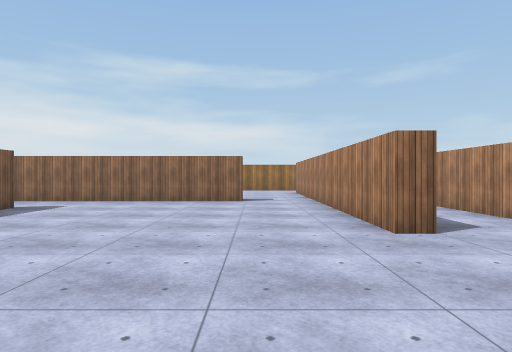
View 1 (above)

22 first-person views from a walk through a 3-D level made in the Unity game engine. The camera is 1.4 m above the floor, looks level and sees 75° across. The floor is counted in squares, 2 m on a side. Each view is taken from the middle of a square. On the plan, view 1 faces up. The plan holds only what a view shows up to about 10 squares ahead; the rest is blank. The player character is not drawn. Surface patterns are stand-ins for the level's own textures.

View 2
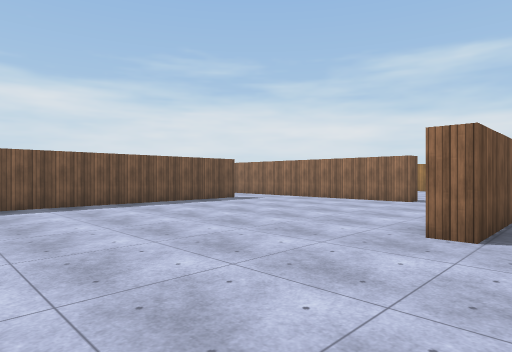

View 3
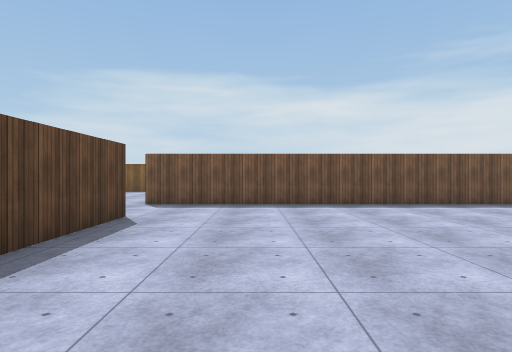

View 4
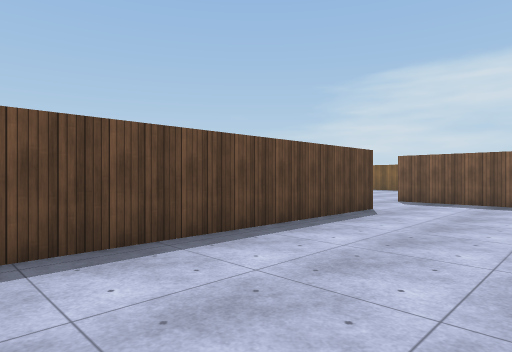

View 5
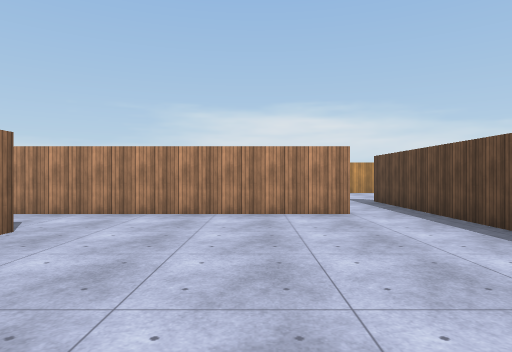

View 6
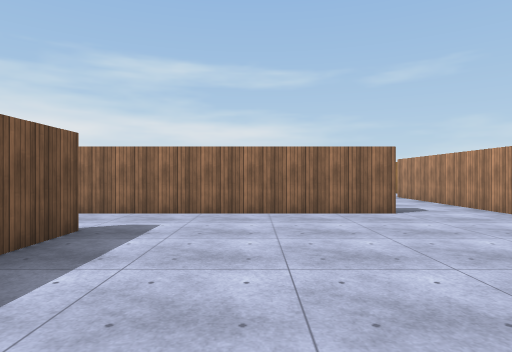

View 7
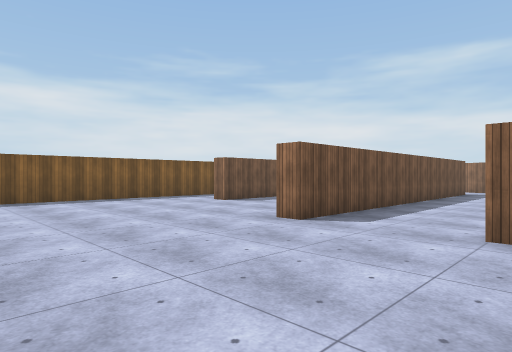

View 8
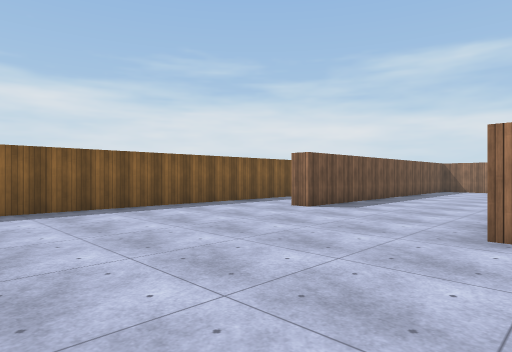

View 9
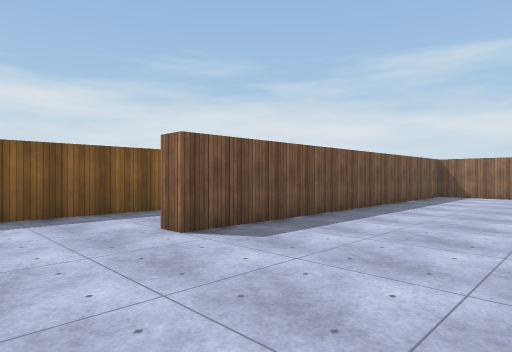

View 10
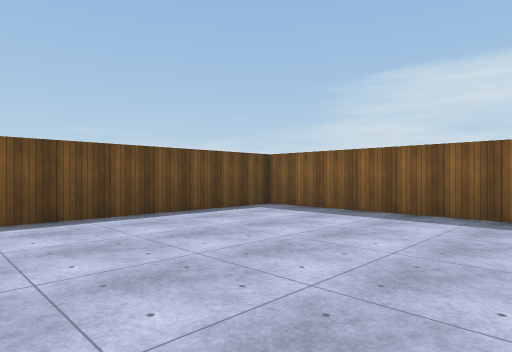

View 11
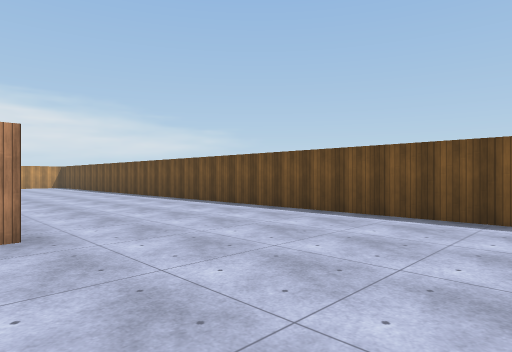

View 12
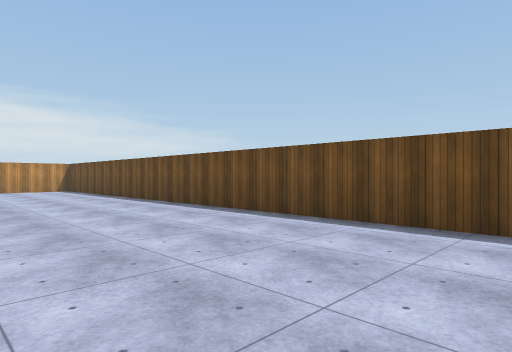

View 13
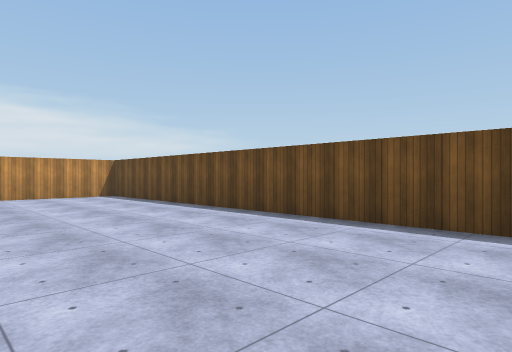

View 14
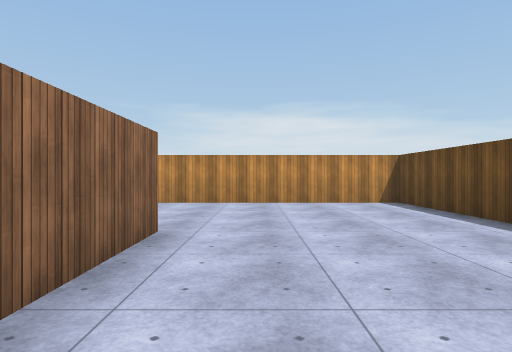

View 15
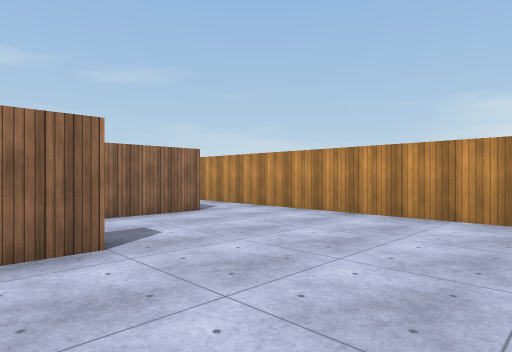

View 16
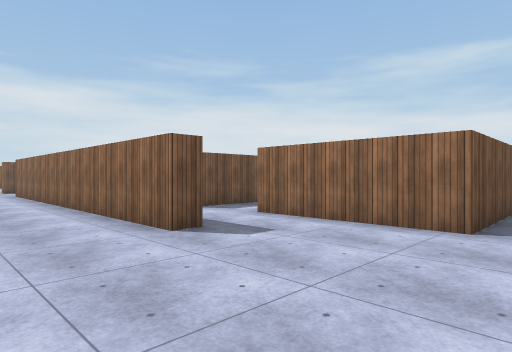

View 17
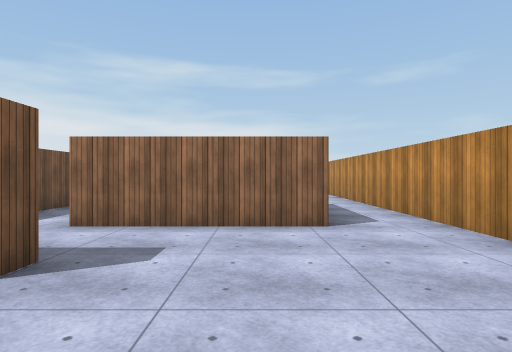

View 18
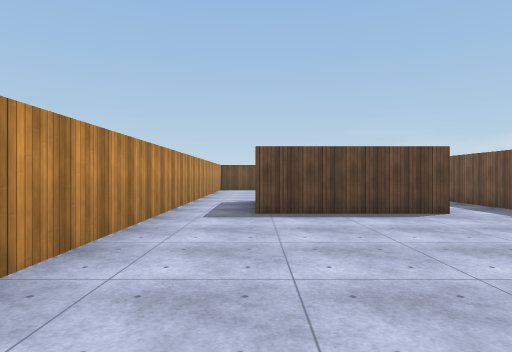

View 19
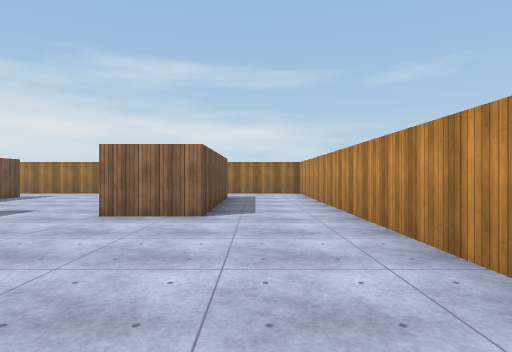

View 20
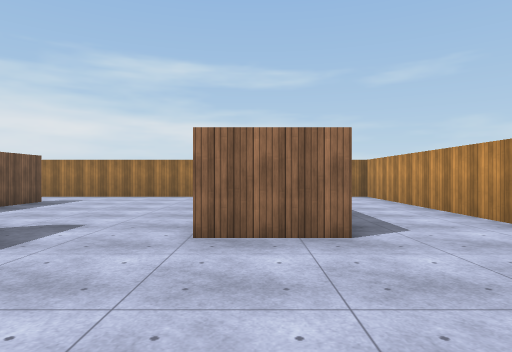

View 21
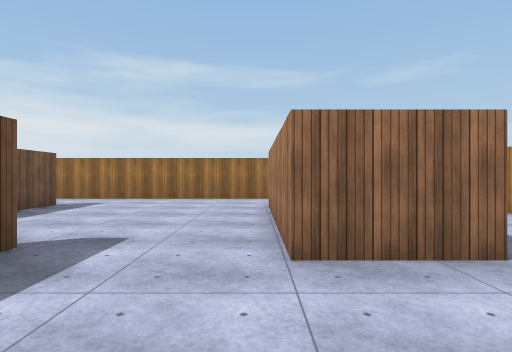

View 22
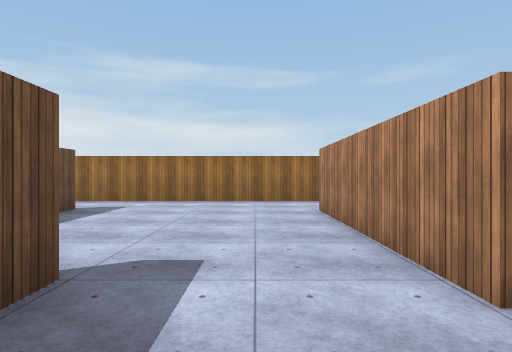

### Floor plan
Ten units are one square. View 1 is at (0, 0); x grows to the right and y downward. Boxes are objects, and circles mark ways between rooms. Rooms are numbered by the first view taken in them; rooms with no view inside come last. Other rooms are left out.
<svg viewBox="-127 -168 250 251">
<path fill="none" stroke="#000" d="M22 -40 17 -40 17 -105M-53 -74 -53 28M-4 -98 -4 -92 -55 -92M-29 23 45 23M42 8 42 -36M-53 28 -59 28M72 23 72 28 -10 28M-122 5 -122 78 118 78 118 6M100 4 76 4M-55 -92 -80 -92M-95 -76 -95 7 -101 7M91 -130 91 -88M73 -88 73 -138M22 -141 22 -125M79 -163 10 -163M22 -61 22 -40M118 -76 118 -150M42 -36 42 -78M64 -28 100 -28M100 -25 100 4M91 -88 73 -88M47 -28 47 5M76 4 64 4M47 -94 47 -86M118 6 118 -76M45 23 72 23"/>
<circle cx="-35" cy="20" r="3" fill="#2a7"/>
<circle cx="-50" cy="-85" r="3" fill="#2a7"/>
<circle cx="35" cy="-45" r="3" fill="#2a7"/>
<circle cx="50" cy="10" r="3" fill="#2a7"/>
<circle cx="110" cy="0" r="3" fill="#2a7"/>
<circle cx="70" cy="10" r="3" fill="#2a7"/>
<circle cx="105" cy="-75" r="3" fill="#2a7"/>
<circle cx="65" cy="-90" r="3" fill="#2a7"/>
<text x="-10" y="-40">1</text>
<text x="-20" y="30">2</text>
<text x="60" y="-120">3</text>
<text x="80" y="-50">4</text>
</svg>
Room 1 opens to room 2. Room 1 opens to room 3. Room 1 opens to room 4. Room 2 opens to room 4. Room 3 opens to room 4.

Where each view was taken, in squares from view 1:
view 1: 0 up, 0 right, facing up
view 2: 0 up, 3 right, facing up-left
view 3: 0 up, 3 right, facing left
view 4: 1 up, 4 right, facing down-left
view 5: 1 up, 2 left, facing right
view 6: 3 up, 3 left, facing up
view 7: 7 down, 2 left, facing up-left
view 8: 7 down, 5 left, facing up-left
view 9: 3 down, 6 left, facing up-left
view 10: 2 down, 6 left, facing down-left
view 11: 2 down, 10 left, facing down-right
view 12: 3 down, 5 left, facing down-right
view 13: 3 down, 0 right, facing down-right
view 14: 4 down, 3 right, facing right
view 15: 6 down, 6 right, facing up-right
view 16: 5 down, 11 right, facing up-left
view 17: 5 down, 9 right, facing up
view 18: 9 up, 10 right, facing down
view 19: 3 up, 10 right, facing up
view 20: 5 up, 8 right, facing up
view 21: 6 up, 7 right, facing up
view 22: 7 up, 6 right, facing up
